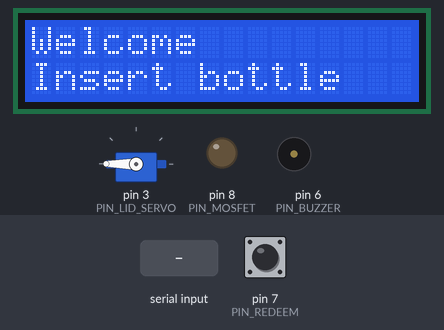
This sketch was run on a simulated Arduino Uno, built with avr-gcc and run on an emulated ATmega328P. Parts: servo, 16×2 character LCD, output pins drawn as LEDs (lit = HIGH), buzzer (waves = sounding). The test bench sets the inputs (shaded band); at power-on: pin 7 (PIN_REDEEM) HIGH. What the sketch prints to the serial monitor is not drawn.

Above: at 1.2 s.
1.3 s: "plastic_bottle\n" received over the second serial link
At 3.2 s:
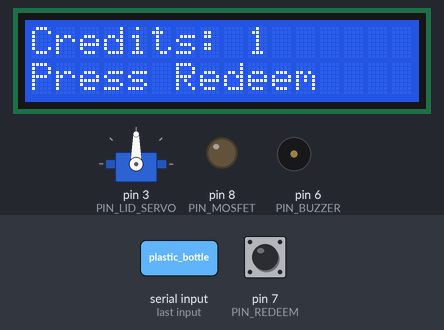
At 4.1 s:
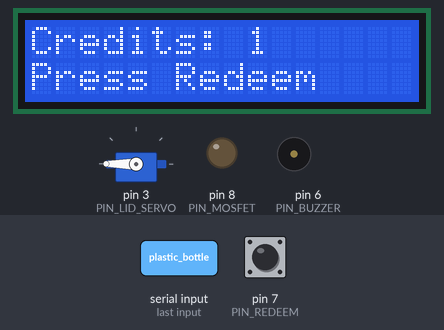
4.3 s: pin 7 (PIN_REDEEM) pulled LOW for 0.15 s
At 6.1 s:
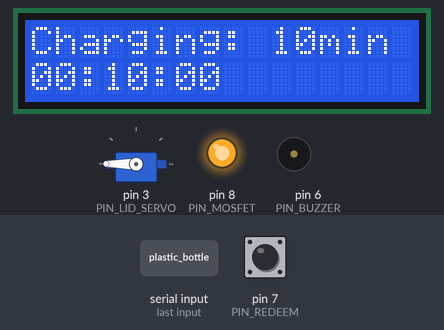
Timing chart, 0 to 7.6 s (numbered marks = the images above; inputs shaded):
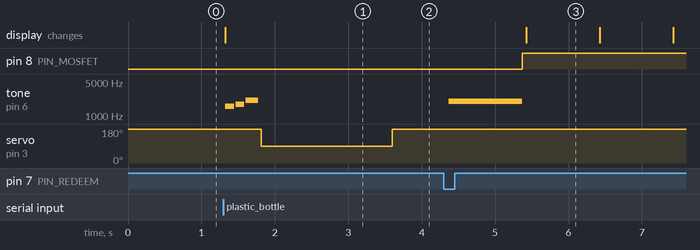

Measured:
- after the input at 1.3 s, tone on pin 6 (PIN_BUZZER): plays 1568 Hz for 0.12 s, 1760 Hz for 0.12 s, 2093 Hz for 0.17 s, starting at once; servo on pin 3 (PIN_LID_SERVO): 180° → 90° after 0.52 s, → 180° 1.8 s later; the display: changes at once (image 1)
- after the input at 4.3 s, pin 8 (PIN_MOSFET): LOW → HIGH after 1.1 s; tone on pin 6 (PIN_BUZZER): silent → 2000 Hz after 0.07 s, → silent 1.0 s later; the display: changes after 1.1 s (image 3)
- what the display in image 3 shows lasts 1.0 s, from 5.4 s to 6.4 s

The sketch:

controller.ino
```cpp
#include <Servo.h>
#include <Wire.h>
#include <LiquidCrystal_I2C.h>
#include <SoftwareSerial.h>

/* ===================== UART FROM ESP32 ===================== */
static const int ESP_RX_PIN = 10;   // UNO RX from ESP32 TX
static const int ESP_TX_PIN = 11;   // unused
SoftwareSerial espSerial(ESP_RX_PIN, ESP_TX_PIN);

/* ===================== LCD ===================== */
LiquidCrystal_I2C lcd(0x27, 16, 2);

/* ===================== SERVO ===================== */
static const int PIN_LID_SERVO = 3;
static const int LID_CLOSED = 180;
static const int LID_OPEN   = 90;

static const unsigned long OPEN_SETTLE_MS  = 300;
static const unsigned long DROP_TIME_MS    = 1500;
static const unsigned long CLOSE_SETTLE_MS = 400;

/* ===== HARD BREAK AFTER CLOSING ===== */
static const unsigned long POST_CLOSE_BREAK_MS = 5000;

/* ===================== BUZZER + BUTTON + MOSFET ===================== */
static const int PIN_BUZZER = 6;      // passive/active buzzer
static const int PIN_REDEEM = 7;      // button to GND (INPUT_PULLUP)
static const int PIN_MOSFET = 8;      // MOSFET/relay control (HIGH = ON)

static const unsigned long DEBOUNCE_MS = 50;

/* ===================== CREDITS / CHARGING ===================== */
static const uint16_t MINUTES_PER_CREDIT = 10;
static const uint32_t MS_PER_MINUTE = 60000UL;

static volatile uint16_t creditsTotal = 0;      // session credits only
static bool charging = false;
static uint32_t chargeEndMs = 0;                // millis() time when charging ends
static uint32_t lastScreenMs = 0;               // for screen refresh throttling

/* ===================== LID STATE ===================== */
enum LidState {
  LID_IDLE,
  LID_OPENING,
  LID_WAIT_DROP,
  LID_CLOSING,
  LID_BREAK
};

static LidState lidState = LID_IDLE;
static unsigned long lidTs = 0;

Servo lidServo;

/* ===================== RX PARSER (DUAL MODE) ===================== */
// Supports BOTH:
//  1) newline mode: "plastic_bottle\n"
//  2) framed mode : "#plastic_bottle!"
static bool inFrame = false;
static char buf[40];
static uint8_t len = 0;

static inline bool lidBusy() { return lidState != LID_IDLE; }

/* ===================== HELPERS ===================== */
static void flushSerial() {
  while (espSerial.available()) espSerial.read();
  len = 0;
  inFrame = false;
}

static void buzzerOff() { noTone(PIN_BUZZER); }

/* plastic_bottle melody: beep beep beep (nice "good" tone) */
static void beepPlasticMelody() {
  // Short rising triple (loud perception comes from higher freq)
  const uint16_t f1 = 1568; // G6
  const uint16_t f2 = 1760; // A6
  const uint16_t f3 = 2093; // C7

  tone(PIN_BUZZER, f1, 120); delay(140);
  tone(PIN_BUZZER, f2, 120); delay(140);
  tone(PIN_BUZZER, f3, 170); delay(190);
  buzzerOff();
}

/* redeem: one long beep 1000ms */
static void beepRedeemLong() {
  tone(PIN_BUZZER, 2000, 1000);
  delay(1000);
  buzzerOff();
}

/* ===================== LCD SCREENS ===================== */
static void lcdShowWelcome() {
  lcd.clear();
  lcd.setCursor(0,0); lcd.print("Welcome");
  lcd.setCursor(0,1); lcd.print("Insert bottle");
}

static void lcdShowCreditsPressRedeem() {
  lcd.clear();
  lcd.setCursor(0,0);
  lcd.print("Credits: ");
  lcd.print(creditsTotal);
  lcd.setCursor(0,1); lcd.print("Press Redeem");
}

static void formatHHMMSS(uint32_t secs, char out[9]) {
  uint32_t h = secs / 3600UL;
  uint32_t m = (secs % 3600UL) / 60UL;
  uint32_t s = secs % 60UL;
  // HH:MM:SS (always 2 digits)
  out[0] = '0' + (h / 10) % 10;
  out[1] = '0' + (h % 10);
  out[2] = ':';
  out[3] = '0' + (m / 10);
  out[4] = '0' + (m % 10);
  out[5] = ':';
  out[6] = '0' + (s / 10);
  out[7] = '0' + (s % 10);
  out[8] = '\0';
}

static void lcdShowCharging(uint16_t totalMins, uint32_t msLeft) {
  uint32_t secsLeft = (msLeft + 999UL) / 1000UL; // ceil
  char t[9];
  formatHHMMSS(secsLeft, t);

  lcd.clear();
  lcd.setCursor(0,0);
  lcd.print("Charging: ");
  lcd.print(totalMins);
  lcd.print("min");

  lcd.setCursor(0,1);
  lcd.print(t);
}

/* ===================== MOSFET CONTROL ===================== */
static void setMosfet(bool on) {
  digitalWrite(PIN_MOSFET, on ? HIGH : LOW);
}

/* ===================== LID CONTROL (NON-BLOCKING) ===================== */
static void startLidSequence() {
  lidState = LID_OPENING;
  lidTs = millis();
  lidServo.write(LID_OPEN);
}

static void updateLidSequence() {
  unsigned long now = millis();

  switch (lidState) {
    case LID_IDLE: return;

    case LID_OPENING:
      if (now - lidTs >= OPEN_SETTLE_MS) { lidState = LID_WAIT_DROP; lidTs = now; }
      break;

    case LID_WAIT_DROP:
      if (now - lidTs >= DROP_TIME_MS) {
        lidServo.write(LID_CLOSED);
        lidState = LID_CLOSING;
        lidTs = now;
      }
      break;

    case LID_CLOSING:
      if (now - lidTs >= CLOSE_SETTLE_MS) {
        lidState = LID_BREAK;
        lidTs = now;
        flushSerial(); // kill historical data immediately
      }
      break;

    case LID_BREAK:
      if (now - lidTs >= POST_CLOSE_BREAK_MS) {
        lidState = LID_IDLE;
        flushSerial(); // flush again before re-arming
      }
      break;
  }
}

/* ===================== SYSTEM STATE UPDATES ===================== */
static void refreshScreens() {
  // throttle LCD updates to avoid flicker
  unsigned long now = millis();
  if (now - lastScreenMs < 250) return;
  lastScreenMs = now;

  if (charging) {
    // remaining time (handle millis overflow safely using signed subtraction)
    int32_t diff = (int32_t)(chargeEndMs - now);
    if (diff <= 0) {
      // charging finished
      charging = false;
      setMosfet(false);
      creditsTotal = 0;
      lcdShowWelcome();
      return;
    }

    uint32_t msLeft = (uint32_t)diff;
    uint16_t totalMins = (uint16_t)( (uint32_t)creditsTotal * MINUTES_PER_CREDIT );
    // If creditsTotal was changed elsewhere (shouldn't while charging), still display based on stored creditsTotal.
    lcdShowCharging(totalMins, msLeft);
  } else {
    if (creditsTotal == 0) lcdShowWelcome();
    else lcdShowCreditsPressRedeem();
  }
}

static void startChargingFromCredits() {
  if (creditsTotal == 0) return;

  charging = true;

  uint32_t totalMinutes = (uint32_t)creditsTotal * MINUTES_PER_CREDIT;
  uint32_t totalMs = totalMinutes * MS_PER_MINUTE;

  chargeEndMs = millis() + totalMs;

  // MOSFET ON only while time left > 0
  setMosfet(true);

  // immediate screen
  lcdShowCharging((uint16_t)totalMinutes, totalMs);
}

/* ===================== HANDLE MESSAGE ===================== */
static void handleMessage(const char* msg) {
  // ONLY print what is received
  Serial.println(msg);

  // ignore everything while charging
  if (charging) return;

  // ignore while lid moving + break
  if (lidBusy()) return;

  // accept only plastic_bottle
  if (strcmp(msg, "plastic_bottle") != 0) return;

  creditsTotal++;

  // show credits screen (press redeem)
  lcdShowCreditsPressRedeem();

  // buzzer melody for valid bottle
  beepPlasticMelody();

  // open lid to drop bottle
  startLidSequence();
}

/* ===================== FEED ONE CHAR INTO PARSER ===================== */
static void feedChar(char c) {
  if (c == '\r') return;

  if (c == '#') { inFrame = true; len = 0; return; }

  if (c == '!' && inFrame) {
    if (len > 0) { buf[len] = '\0'; handleMessage(buf); }
    inFrame = false; len = 0;
    return;
  }

  if (c == '\n' && !inFrame) {
    if (len > 0) { buf[len] = '\0'; handleMessage(buf); }
    len = 0;
    return;
  }

  if (len < sizeof(buf) - 1) {
    if (c >= 'A' && c <= 'Z') c = (char)(c + 32);
    buf[len++] = c;
  } else {
    len = 0;
    inFrame = false;
  }
}

/* ===================== REDEEM BUTTON ===================== */
static bool redeemPrev = HIGH;
static unsigned long redeemTs = 0;
static bool redeemArmed = true;

static void updateRedeemButton() {
  bool nowState = digitalRead(PIN_REDEEM); // INPUT_PULLUP: pressed = LOW

  if (nowState != redeemPrev) {
    redeemTs = millis();
    redeemPrev = nowState;
  }

  if ((millis() - redeemTs) < DEBOUNCE_MS) return;

  // press edge
  if (redeemArmed && nowState == LOW) {
    redeemArmed = false;

    // If charging, do nothing (rule #5)
    if (charging) return;

    // If no credits, do nothing (still on welcome)
    if (creditsTotal == 0) return;

    // Start charging (rule #4)
    beepRedeemLong();
    startChargingFromCredits();
  }

  if (nowState == HIGH) redeemArmed = true;
}

/* ===================== SETUP ===================== */
void setup() {
  Serial.begin(115200);
  espSerial.begin(9600);

  pinMode(PIN_BUZZER, OUTPUT);
  buzzerOff();

  pinMode(PIN_REDEEM, INPUT_PULLUP);

  pinMode(PIN_MOSFET, OUTPUT);
  setMosfet(false); // default OFF

  lidServo.attach(PIN_LID_SERVO);
  lidServo.write(LID_CLOSED);

  lcd.init();
  lcd.backlight();

  creditsTotal = 0;
  charging = false;
  lcdShowWelcome();

  flushSerial();
}

/* ===================== LOOP ===================== */
void loop() {
  updateLidSequence();

  // Update redeem button always
  updateRedeemButton();

  // While charging:
  //  - ignore ESP32 messages
  //  - keep MOSFET on only if time left > 0
  //  - update countdown screen
  if (charging) {
    flushSerial();      // prevent backlog while charging
    refreshScreens();   // updates countdown + handles end
    return;
  }

  // While lid/break: ignore + flush so no historical backlog remains
  if (lidBusy()) {
    flushSerial();
    refreshScreens();
    return;
  }

  // Normal: read bytes and parse
  while (espSerial.available()) {
    char c = (char)espSerial.read();
    feedChar(c);
  }

  // Keep welcome/credits screen updated (no flicker)
  refreshScreens();
}
```
